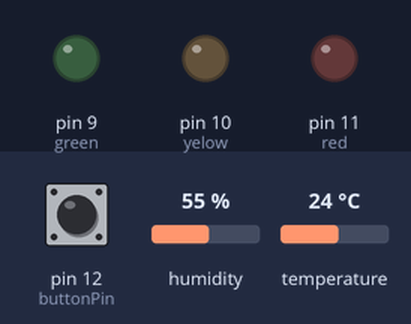
The sketch below on a simulated Arduino Uno, built with avr-gcc and run on an emulated ATmega328P. Shown: output pins drawn as LEDs (lit = HIGH). Dashed ring = blinking. The test bench sets the inputs (shaded band); at power-on: pin 12 (buttonPin) LOW, humidity 55 %, temperature 24 °C.

Above: at 1.2 s.
1.3 s: pin 12 (buttonPin) pulled HIGH for 3.2 s
At 2.1 s:
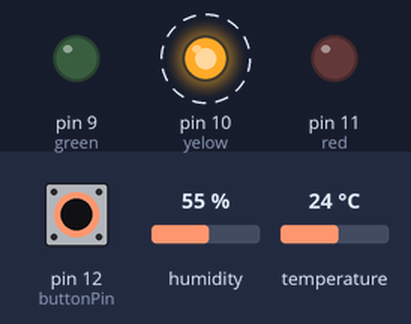
Timing chart, 0 to 6.9 s (numbered marks = the images above; inputs shaded):
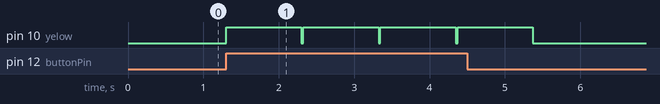

The sketch:

sketch_dec12a.ino
```cpp
#include <dht11.h>
#define DHT11PIN 6

dht11 DHT11;
const int buttonPin = 12;
int buttonState = 0;

void setup() {
      //Serial.begin(9600);
      pinMode(11, OUTPUT); //red
      pinMode(9, OUTPUT); // green
      pinMode(10, OUTPUT);//yelow
      pinMode(buttonPin, INPUT);
}

void loop() {
  //Serial.println();
  int chk = DHT11.read(DHT11PIN);
  /*Serial.print("Humidity (%): ");
  Serial.println((float)DHT11.humidity, 2);
  Serial.print("Temperature (C): ");
  Serial.println((float)DHT11.temperature, 2);*/
  //delay(1000);
  buttonState = digitalRead(buttonPin);
  if (buttonState == HIGH) {
    if((float)DHT11.humidity > 85){
      digitalWrite(11, HIGH);
      delay(1000);
      digitalWrite(11, LOW);
     }
     if((float)DHT11.humidity > 50 && (float)DHT11.humidity < 85){
      digitalWrite(10, HIGH);
      delay(1000);
      digitalWrite(10, LOW);
     }
     if((float)DHT11.humidity > 5 && (float)DHT11.humidity < 50){
      digitalWrite(9, HIGH);
      delay(1000);
      digitalWrite(9, LOW);
     }
  } else {
    digitalWrite(9, LOW);
    digitalWrite(10, LOW);
    digitalWrite(11, LOW);
  }
}
```

Measured:
- after the input at 1.3 s, pin 10 (yelow): alternates HIGH for 1.0 s and LOW for 0.02 s, 8 changes in all, then stays LOW, starting at once
